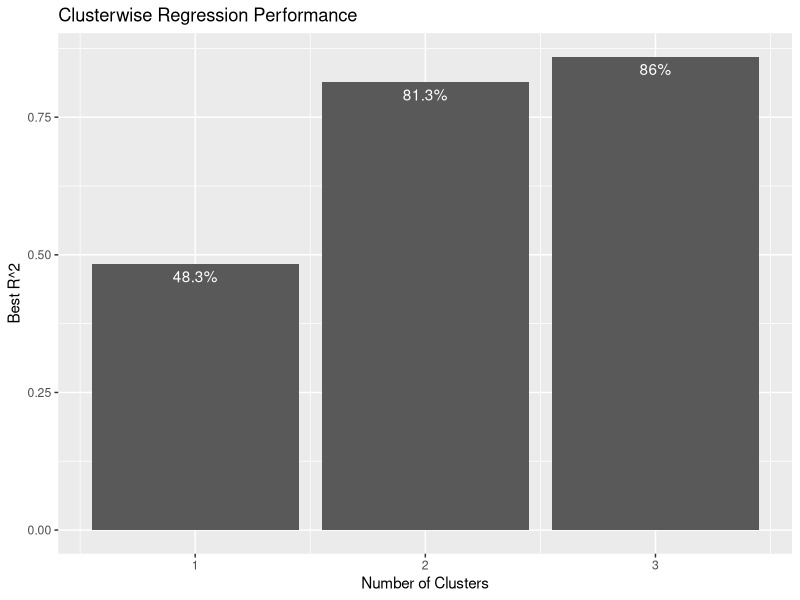
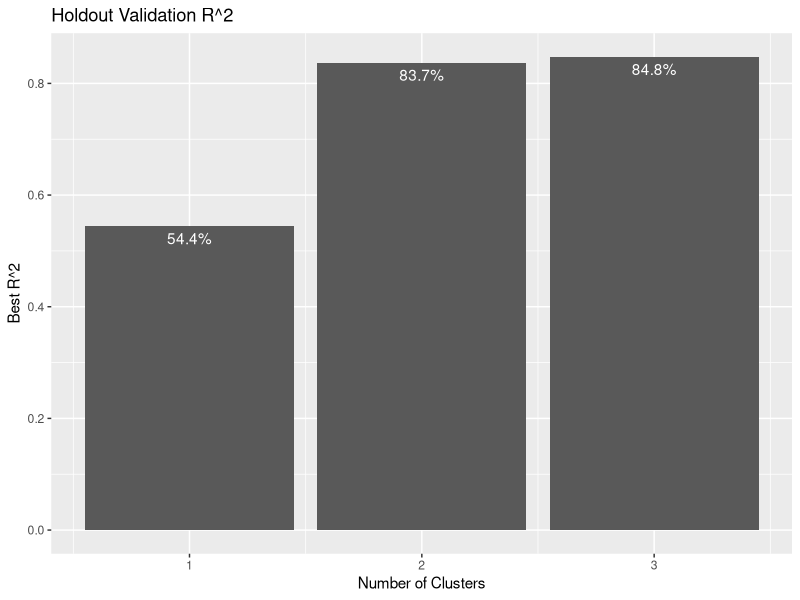

Write the R code that produced these figures, in order.
## ---- chunk 1
knitr::opts_chunk$set(echo = TRUE)
## ---- chunk 2
suppressMessages(library(dplyr))
suppressMessages(library(ggplot2))
suppressMessages(library(caret))

splitData <- function(data, smp_size) {
  # Take a dataset and split it randomly into train and test sets
  # The size of the training set is the smp_size argument
  train_ind <- sample(seq_len(nrow(data)), size = smp_size)
  train <- data[ train_ind, ]
  test  <- data[-train_ind, ]
  
  list("train"=train, "test"=test)
}

data("GermanCredit")

# The caret package dataset's first seven variables are numeric.
# The "Amount" variable is in the second column and must be placed in the 
# first position for the clustreg function.
GC <- GermanCredit[,c(2,1,3:7)]

set.seed(123)
splitted <- splitData(GC, 700)
Train <- splitted$train
Test  <- splitted$test
## ---- chunk 3
clustreg=function(dat,k,tries,sed,niter) {
  set.seed(sed)
  dat=as.data.frame(dat)
  rsq=rep(NA,niter)
  res=list()
  rsq.best=0
  
  for(l in 1:tries) {
    
  	c = sample(1:k,nrow(dat),replace=TRUE)
  	yhat=rep(NA,nrow(dat))
  	
  	for(i in 1:niter) {		
  		resid=pred=matrix(0,nrow(dat),k)
  		for(j in 1:k){	
  			pred[,j]=predict(glm(dat[c==j,],family="gaussian"),newdata=dat)		
  			resid[,j] = (pred[,j]-dat[,1])^2
  		}
  		
  	c = apply(resid,1,fun.index.rowmin)
  	
  	for(m in 1:nrow(dat)) {yhat[m]=pred[m,c[m]]}
  	
  	rsq[i] = cor(dat[,1],yhat)^2	
    }
  	
    if(rsq[niter] > rsq.best) {	
    	rsq.best=rsq[niter]
    	l.best=l
      c.best=c
    	yhat.best=yhat
    }
  }
  
  for(i in k:1) res[[i]]=summary(lm(dat[c.best==i,]))
	
  return(list(
    data=dat,
    nclust=k,
    tries=tries,
    seed=sed,
    rsq.best=rsq.best,
    number.loops=niter, 
    Best.try=l.best,
    cluster=c.best,
    results=res))
}

fun.index.rowmin=function(x) {
    
    z=(1:length(x)) [x == min(x)]
    if(length(z) > 1) { z=sample(z,1)}
    return ( z ) 
}

clustreg.predict=function(results,newdat){

	yhat=rep(NA,nrow(newdat))
	resid=pred=matrix(0,nrow(newdat),length(table(results$cluster)))
		
		for(j in 1:length(table(results$cluster))) {			
			pred[,j] = predict(glm(results$data[results$cluster==j,],family="gaussian"),
			                   newdata=newdat)		
			
			resid[,j] = (pred[,j]-newdat[,1])^2
		}

	c = apply(resid,1,fun.index.rowmin)
	
	for(m in 1:nrow(newdat)) {yhat[m]=pred[m,c[m]]}
	
	rsq = cor(newdat[,1],yhat)^2	

  return(list(results=results,newdata=newdat,cluster=c,yhat=yhat,rsq=rsq))
}
## ---- chunk 4
clustreg.1=clustreg(Train,1,1,123,1)
clustreg.2=clustreg(Train,2,2,123,10)
clustreg.3=clustreg(Train,3,2,123,10)
## ---- chunk 5
prop.table(table(clustreg.1$cluster))
prop.table(table(clustreg.2$cluster))
prop.table(table(clustreg.3$cluster))
## ---- chunk 6
table(clustreg.2$cluster, clustreg.3$cluster)
## ---- chunk 7
training.rsq = data.frame(
  nclust=1:3, 
  rsq = sapply(list(clustreg.1, clustreg.2, clustreg.3), 
               function(cl) cl$rsq.best))

ggplot(training.rsq, aes(x=nclust, y=rsq)) + 
  geom_bar(stat="identity") +
  geom_text(aes(label=paste0(round(rsq*100,1),"%")), vjust=1.5, color="white") + 
  labs(x="Number of Clusters",
       y="Best R^2",
       title="Clusterwise Regression Performance")
## ---- chunk 8
pv.1 <- clustreg.predict(clustreg.1, Test)
pv.2 <- clustreg.predict(clustreg.2, Test)
pv.3 <- clustreg.predict(clustreg.3, Test)
## ---- chunk 9
bind_rows(
  prop.table(table(clustreg.2$cluster)),
  prop.table(table(pv.2$cluster))) %>%
  mutate(group=c('Train', 'Holdout'))

bind_rows(
  prop.table(table(clustreg.3$cluster)),
  prop.table(table(pv.3$cluster))) %>%
  mutate(group=c('Train', 'Holdout'))
## ---- chunk 10
holdout.rsq = data.frame(
  nclust=1:3, 
  rsq = sapply(list(pv.1, pv.2, pv.3), 
               function(cl) cl$rsq)) 

ggplot(holdout.rsq, aes(x=nclust, y=rsq)) + 
  geom_bar(stat="identity") +
  geom_text(aes(label=paste0(round(rsq*100,1),"%")), vjust=1.5, color="white") + 
  labs(x="Number of Clusters",
       y="Best R^2",
       title="Holdout Validation R^2")

pct.rsq.change <- (holdout.rsq - training.rsq) / training.rsq
pct.rsq.change$nclust <- 1:3

df.rsq <- cbind(train=training.rsq$rsq, 
                holdout=holdout.rsq$rsq, 
                pct_change = pct.rsq.change$rsq)
row.names(df.rsq) <- 1:3
round(df.rsq * 100, 1)
## ---- chunk 11
Train$Cluster2 <- clustreg.2$cluster
Train$Cluster3 <- clustreg.3$cluster
## ---- chunk 12
clustreg.2$results
## ---- chunk 13
clustreg.3$results
## ---- chunk 14
table(Train$Cluster2, Train$Cluster3)
